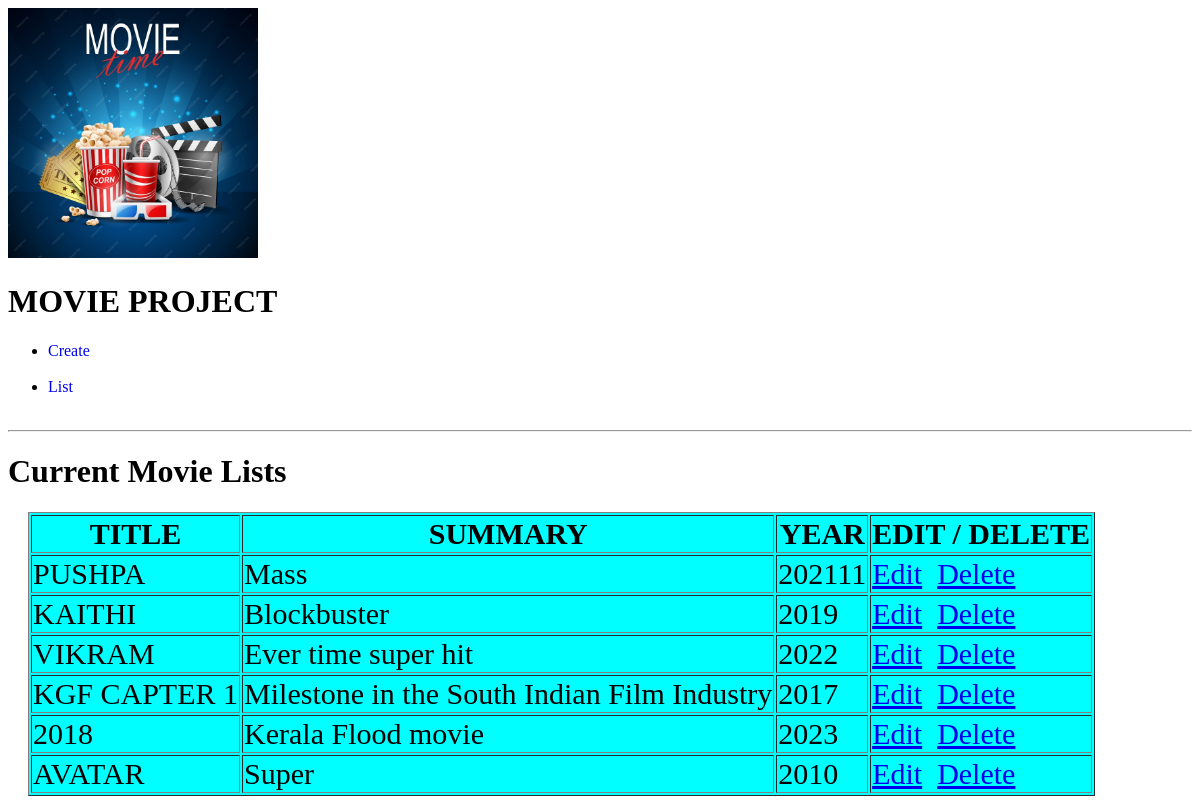
The page / on the database its author committed.
### movies/models.py (models this page shows, shortened)
class MovieInfo(models.Model):
    title = models.CharField(max_length=25)
    year = models.IntegerField(max_length=4)
    summary = models.TextField(max_length=50)

### movies/views.py (the view)
# urls.py: path('',views.lists,name='list')
def lists(request):
    movie_set = MovieInfo.objects.all()
    return render(request,'list.html',{'movies' : movie_set })

### Templates/list.html (shortened to what this page needs)
<!DOCTYPE html>
<html lang="en">
<head>
</head>
<body>
    {% extends "blank_layout.html" %}
    {% block content %}
    {% load static %}
    <h1>Current Movie Lists</h1>
    <table border="1" class="table">
        <tr>
            <th>TITLE</th>
            <th>SUMMARY</th>
            <th>YEAR</th>
            <th>EDIT / DELETE</th>
        </div></tr>
    {% for movie_objects in movies %}
    <tr>
        <td>{{movie_objects.title|upper}}</td>
        <td>{{movie_objects.summary}}<br></td>
        <td>{{movie_objects.year}}<br></td>
        <td><a href="{% url 'edit' movie_objects.id %}">Edit</a>&nbsp;
            <a href="{% url 'delete' movie_objects.id %}">Delete</a></td>
    </tr>
    {% endfor %}
</table>
    {% endblock content %}

### Templates/blank_layout.html (shortened to what this page needs)
<!DOCTYPE html>
<html lang="en">
<head>
</head>
<body>
    {% load static %}
    <img src="{% static 'images/logo.jpg' %}" height="250px" width="250px">
    <h1>MOVIE PROJECT</h1>
    {% include "menu.html" %}
    {% block content %}{% endblock content %}
</body>
</html>

### Templates/menu.html (shortened to what this page needs)
<!DOCTYPE html>
<html lang="en">
<head>
</head>
<body>
    <ul>
        <li><a style="text-decoration: none;" href="{% url 'create' %}">Create</a></li><br>
        <li><a style="text-decoration: none;" href="{% url 'list' %}">List</a></li><br>
    </ul><hr>
</body>
</html>

### Templates/list.html (style rules this page uses)
.table { margin-left: 20px; font-size: 30px; background-color: aqua; color:black; font-family: Cambria, Cochin, Georgia, Times, 'Times New Roman', serif; }

### rows shown on the page
MovieInfo: title "PUSHPA", summary "Mass", year "202111"
MovieInfo: title "KAITHI", summary "Blockbuster", year "2019"
MovieInfo: title "VIKRAM", summary "Ever time super hit", year "2022"
MovieInfo: title "KGF CAPTER 1", summary "Milestone in the South Indian Film Industry", year "2017"
MovieInfo: title "2018", summary "Kerala Flood movie", year "2023"
MovieInfo: title "AVATAR", summary "Super", year "2010"
